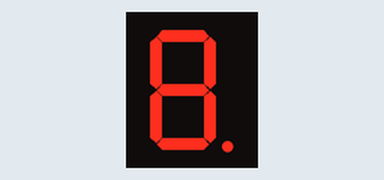
A sketch run on a simulated Arduino Uno, built with avr-gcc and run on an emulated ATmega328P. On the bench: 1-digit seven-segment display. Wiring (from diagram.json): 1-digit 7-segment display, segments lit when LOW: segments pin 6, pin 7, pin 8, pin 9, pin 10, pin 11, pin 12, pin 13. The segment pins are drawn as the display they are named for.

Above: at 0.1 s.
At 12.1 s:
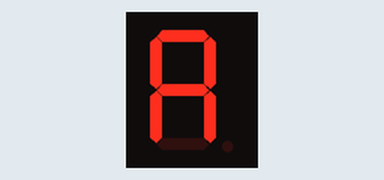
At 14.1 s:
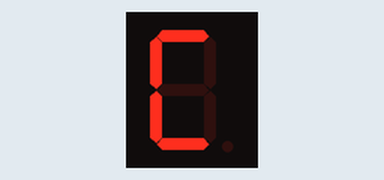
At 15.1 s:
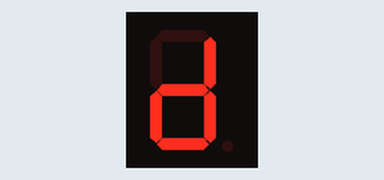
At 19.1 s:
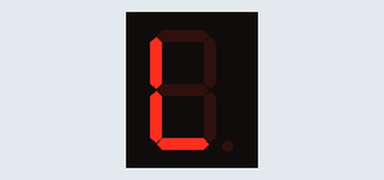
At 39.1 s:
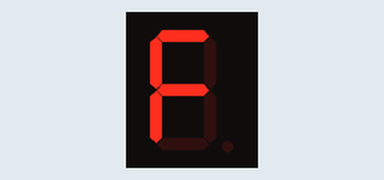

The sketch:

005.display_7seg.ino
```cpp
//PINOS PARA O DISPLAY DE 7 SEGMENTOS
int DISPLAY_A = 6;
int DISPLAY_B = 7;
int DISPLAY_C = 8;
int DISPLAY_D = 9;
int DISPLAY_E = 10;
int DISPLAY_F = 11;
int DISPLAY_G = 12;
int DISPLAY_H = 13;

void setup() {
//INICIA AS I/O DIGITAIS COMO SAÍDAS
  pinMode(DISPLAY_A, OUTPUT);
  pinMode(DISPLAY_B, OUTPUT);
  pinMode(DISPLAY_C, OUTPUT);
  pinMode(DISPLAY_D, OUTPUT);
  pinMode(DISPLAY_E, OUTPUT);
  pinMode(DISPLAY_F, OUTPUT);
  pinMode(DISPLAY_G, OUTPUT);
  pinMode(DISPLAY_H, OUTPUT);
}

// the loop routine runs over and over again forever:
void loop() {
  //TESTE DE FUNCIONAMENTO
  digitalWrite(DISPLAY_A, LOW);
  digitalWrite(DISPLAY_B, LOW);
  digitalWrite(DISPLAY_C, LOW);
  digitalWrite(DISPLAY_D, LOW);
  digitalWrite(DISPLAY_E, LOW);
  digitalWrite(DISPLAY_F, LOW);
  digitalWrite(DISPLAY_G, LOW);
  digitalWrite(DISPLAY_H, LOW);
  delay(1000);
  //DESLIGA TUDO
  digitalWrite(DISPLAY_A, HIGH);
  digitalWrite(DISPLAY_B, HIGH);
  digitalWrite(DISPLAY_C, HIGH);
  digitalWrite(DISPLAY_D, HIGH);
  digitalWrite(DISPLAY_E, HIGH);
  digitalWrite(DISPLAY_F, HIGH);
  digitalWrite(DISPLAY_G, HIGH);
  digitalWrite(DISPLAY_H, HIGH);
  delay(1000);
  //NUMERO 0
  digitalWrite(DISPLAY_A, LOW);
  digitalWrite(DISPLAY_B, LOW);
  digitalWrite(DISPLAY_C, LOW);
  digitalWrite(DISPLAY_D, LOW);
  digitalWrite(DISPLAY_E, LOW);
  digitalWrite(DISPLAY_F, LOW);
  digitalWrite(DISPLAY_G, HIGH);
  digitalWrite(DISPLAY_H, HIGH);
  delay(1000);
  //NUMERO 1
  digitalWrite(DISPLAY_A, HIGH);
  digitalWrite(DISPLAY_B, LOW);
  digitalWrite(DISPLAY_C, LOW);
  digitalWrite(DISPLAY_D, HIGH);
  digitalWrite(DISPLAY_E, HIGH);
  digitalWrite(DISPLAY_F, HIGH);
  digitalWrite(DISPLAY_G, HIGH);
  digitalWrite(DISPLAY_H, HIGH);
  delay(1000);
  //NUMERO 02
  digitalWrite(DISPLAY_A, LOW);
  digitalWrite(DISPLAY_B, LOW);
  digitalWrite(DISPLAY_C, HIGH);
  digitalWrite(DISPLAY_D, LOW);
  digitalWrite(DISPLAY_E, LOW);
  digitalWrite(DISPLAY_F, HIGH);
  digitalWrite(DISPLAY_G, LOW);
  digitalWrite(DISPLAY_H, HIGH);
  delay(1000);
  //NUMERO 03
  digitalWrite(DISPLAY_A, LOW);
  digitalWrite(DISPLAY_B, LOW);
  digitalWrite(DISPLAY_C, LOW);
  digitalWrite(DISPLAY_D, LOW);
  digitalWrite(DISPLAY_E, HIGH);
  digitalWrite(DISPLAY_F, HIGH);
  digitalWrite(DISPLAY_G, LOW);
  digitalWrite(DISPLAY_H, HIGH);
  delay(1000);
  //NUMERO 04
  digitalWrite(DISPLAY_A, HIGH);
  digitalWrite(DISPLAY_B, LOW);
  digitalWrite(DISPLAY_C, LOW);
  digitalWrite(DISPLAY_D, HIGH);
  digitalWrite(DISPLAY_E, HIGH);
  digitalWrite(DISPLAY_F, LOW);
  digitalWrite(DISPLAY_G, LOW);
  digitalWrite(DISPLAY_H, HIGH);
  delay(1000);
    //NUMERO 05
  digitalWrite(DISPLAY_A, LOW);
  digitalWrite(DISPLAY_B, HIGH);
  digitalWrite(DISPLAY_C, LOW);
  digitalWrite(DISPLAY_D, LOW);
  digitalWrite(DISPLAY_E, HIGH);
  digitalWrite(DISPLAY_F, LOW);
  digitalWrite(DISPLAY_G, LOW);
  digitalWrite(DISPLAY_H, HIGH);
  delay(1000);
    //NUMERO 06
  digitalWrite(DISPLAY_A, LOW);
  digitalWrite(DISPLAY_B, HIGH);
  digitalWrite(DISPLAY_C, LOW);
  digitalWrite(DISPLAY_D, LOW);
  digitalWrite(DISPLAY_E, LOW);
  digitalWrite(DISPLAY_F, LOW);
  digitalWrite(DISPLAY_G, LOW);
  digitalWrite(DISPLAY_H, HIGH);
  delay(1000);
    //NUMERO 07
  digitalWrite(DISPLAY_A, LOW);
  digitalWrite(DISPLAY_B, LOW);
  digitalWrite(DISPLAY_C, LOW);
  digitalWrite(DISPLAY_D, HIGH);
  digitalWrite(DISPLAY_E, HIGH);
  digitalWrite(DISPLAY_F, HIGH);
  digitalWrite(DISPLAY_G, HIGH);
  digitalWrite(DISPLAY_H, HIGH);
  delay(1000);
    //NUMERO 08
  digitalWrite(DISPLAY_A, LOW);
  digitalWrite(DISPLAY_B, LOW);
  digitalWrite(DISPLAY_C, LOW);
  digitalWrite(DISPLAY_D, LOW);
  digitalWrite(DISPLAY_E, LOW);
  digitalWrite(DISPLAY_F, LOW);
  digitalWrite(DISPLAY_G, LOW);
  digitalWrite(DISPLAY_H, HIGH);
  delay(1000);
    //NUMERO 09
  digitalWrite(DISPLAY_A, LOW);
  digitalWrite(DISPLAY_B, LOW);
  digitalWrite(DISPLAY_C, LOW);
  digitalWrite(DISPLAY_D, HIGH);
  digitalWrite(DISPLAY_E, HIGH);
  digitalWrite(DISPLAY_F, LOW);
  digitalWrite(DISPLAY_G, LOW);
  digitalWrite(DISPLAY_H, HIGH);
  delay(1000);
    //LETRA A
  digitalWrite(DISPLAY_A, LOW);
  digitalWrite(DISPLAY_B, LOW);
  digitalWrite(DISPLAY_C, LOW);
  digitalWrite(DISPLAY_D, HIGH);
  digitalWrite(DISPLAY_E, LOW);
  digitalWrite(DISPLAY_F, LOW);
  digitalWrite(DISPLAY_G, LOW);
  digitalWrite(DISPLAY_H, HIGH);
  delay(1000);
    //LETRA B
  digitalWrite(DISPLAY_A, HIGH);
  digitalWrite(DISPLAY_B, HIGH);
  digitalWrite(DISPLAY_C, LOW);
  digitalWrite(DISPLAY_D, LOW);
  digitalWrite(DISPLAY_E, LOW);
  digitalWrite(DISPLAY_F, LOW);
  digitalWrite(DISPLAY_G, LOW);
  digitalWrite(DISPLAY_H, HIGH);
  delay(1000);
    //LETRA C
  digitalWrite(DISPLAY_A, LOW);
  digitalWrite(DISPLAY_B, HIGH);
  digitalWrite(DISPLAY_C, HIGH);
  digitalWrite(DISPLAY_D, LOW);
  digitalWrite(DISPLAY_E, LOW);
  digitalWrite(DISPLAY_F, LOW);
  digitalWrite(DISPLAY_G, HIGH);
  digitalWrite(DISPLAY_H, HIGH);
  delay(1000);
    //LETRA D
  digitalWrite(DISPLAY_A, HIGH);
  digitalWrite(DISPLAY_B, LOW);
  digitalWrite(DISPLAY_C, LOW);
  digitalWrite(DISPLAY_D, LOW);
  digitalWrite(DISPLAY_E, LOW);
  digitalWrite(DISPLAY_F, HIGH);
  digitalWrite(DISPLAY_G, LOW);
  digitalWrite(DISPLAY_H, HIGH);
  delay(1000);
    //LETRA E
  digitalWrite(DISPLAY_A, LOW);
  digitalWrite(DISPLAY_B, HIGH);
  digitalWrite(DISPLAY_C, HIGH);
  digitalWrite(DISPLAY_D, LOW);
  digitalWrite(DISPLAY_E, LOW);
  digitalWrite(DISPLAY_F, LOW);
  digitalWrite(DISPLAY_G, LOW);
  digitalWrite(DISPLAY_H, HIGH);
  delay(1000);
    //LETRA F
  digitalWrite(DISPLAY_A, LOW);
  digitalWrite(DISPLAY_B, HIGH);
  digitalWrite(DISPLAY_C, HIGH);
  digitalWrite(DISPLAY_D, HIGH);
  digitalWrite(DISPLAY_E, LOW);
  digitalWrite(DISPLAY_F, LOW);
  digitalWrite(DISPLAY_G, LOW);
  digitalWrite(DISPLAY_H, HIGH);
  delay(1000);
    //LETRA H
  digitalWrite(DISPLAY_A, HIGH);
  digitalWrite(DISPLAY_B, LOW);
  digitalWrite(DISPLAY_C, LOW);
  digitalWrite(DISPLAY_D, HIGH);
  digitalWrite(DISPLAY_E, LOW);
  digitalWrite(DISPLAY_F, LOW);
  digitalWrite(DISPLAY_G, LOW);
  digitalWrite(DISPLAY_H, HIGH);
  delay(1000);
    //LETRA L
  digitalWrite(DISPLAY_A, HIGH);
  digitalWrite(DISPLAY_B, HIGH);
  digitalWrite(DISPLAY_C, HIGH);
  digitalWrite(DISPLAY_D, LOW);
  digitalWrite(DISPLAY_E, LOW);
  digitalWrite(DISPLAY_F, LOW);
  digitalWrite(DISPLAY_G, HIGH);
  digitalWrite(DISPLAY_H, HIGH);
  delay(1000);
    //LETRA P
  digitalWrite(DISPLAY_A, LOW);
  digitalWrite(DISPLAY_B, LOW);
  digitalWrite(DISPLAY_C, HIGH);
  digitalWrite(DISPLAY_D, HIGH);
  digitalWrite(DISPLAY_E, LOW);
  digitalWrite(DISPLAY_F, LOW);
  digitalWrite(DISPLAY_G, LOW);
  digitalWrite(DISPLAY_H, HIGH);
  delay(1000);
    //LETRA U
  digitalWrite(DISPLAY_A, HIGH);
  digitalWrite(DISPLAY_B, LOW);
  digitalWrite(DISPLAY_C, LOW);
  digitalWrite(DISPLAY_D, LOW);
  digitalWrite(DISPLAY_E, LOW);
  digitalWrite(DISPLAY_F, LOW);
  digitalWrite(DISPLAY_G, HIGH);
  digitalWrite(DISPLAY_H, HIGH);
  delay(1000);
}
```

Measured:
- what the display in image 1 shows lasts 1.0 s, from 12.0 s to 13.0 s
